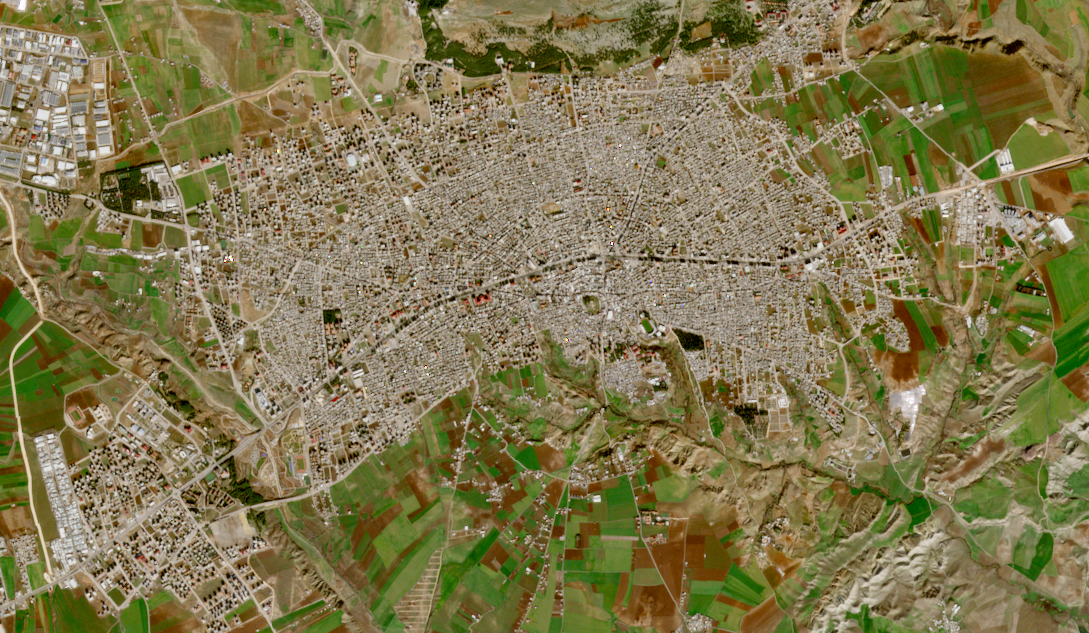
#> input picture Deneme/Image/before.png, 1089 x 633 px
$ python Deneme2.py
#> lines starting #> are read from the running program, lines starting #| are printed output that depends on the picture; after the words box and inside, x2 and y2 are one past the last pixel; in counts of white or black regions, pixels touching at a corner belong together
from PIL import Image, ImageChops

# İki görüntüyü yükle
img1 = Image.open('../Deneme/Image/before.png').convert('L')
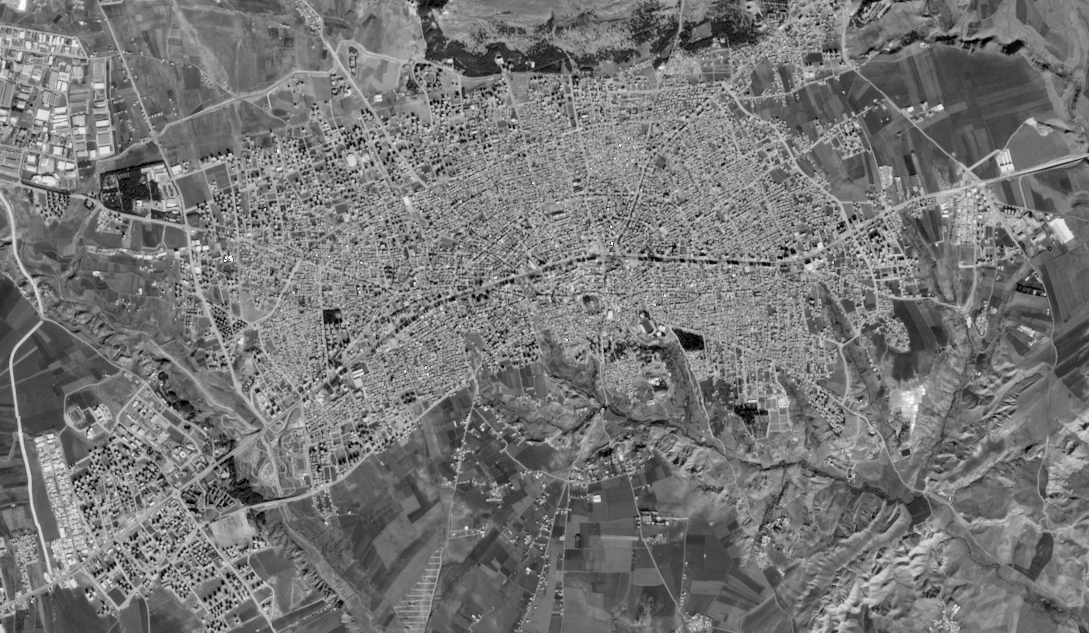
#> img1: PIL image 1089x633 L; min 0, max 253, mean 117.4
img2 = Image.open('../Deneme/Image/after.png').convert('L')
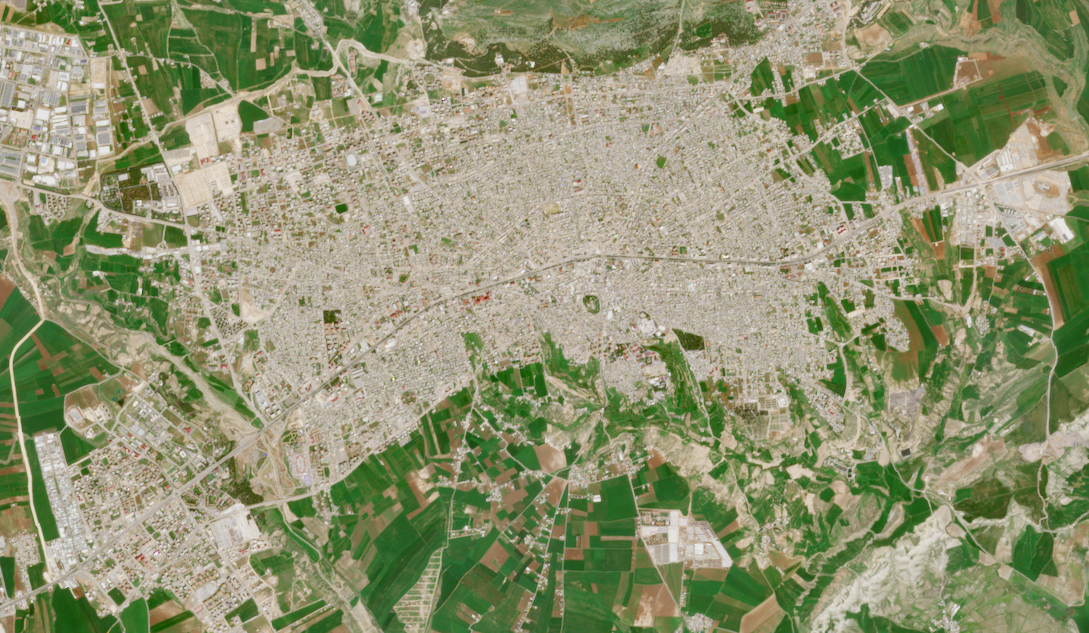
#> input picture Deneme/Image/after.png, 1089 x 633 px
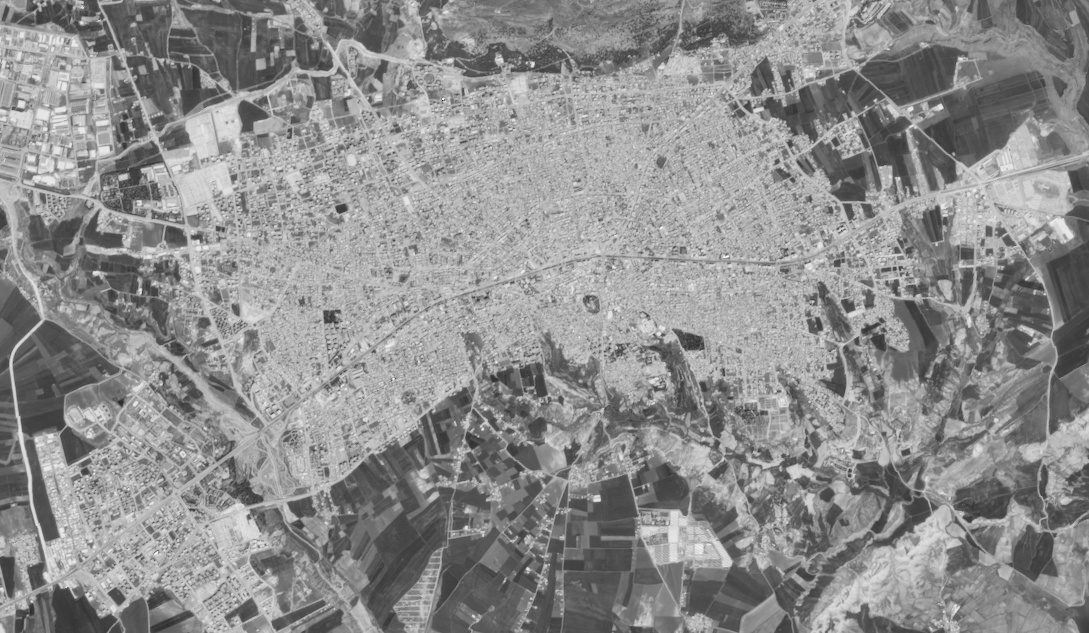
#> img2: PIL image 1089x633 L; min 37, max 252, mean 141.3

# Boyutları eşitle
img1 = img1.resize(img2.size)

# İki görüntü arasındaki farkı hesapla
diff = ImageChops.difference(img2, img1)
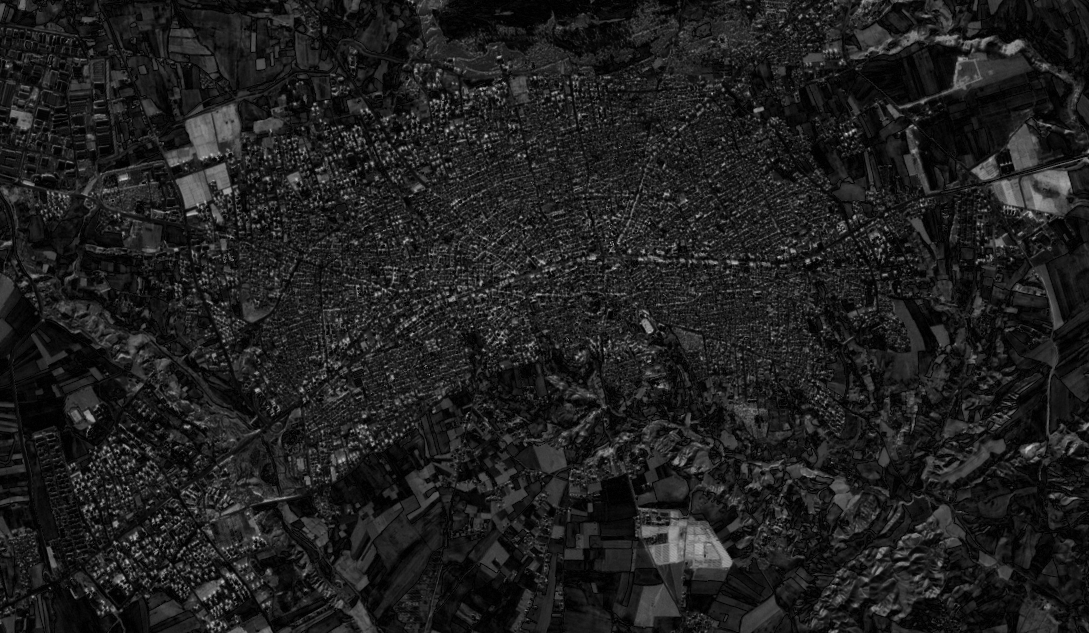
#> diff: PIL image 1089x633 L; min 0, max 196, mean 31.2

# Yoğunluk farkına göre sınıflandır
threshold_value = 100
classified = diff.point(lambda p: 255 if p > threshold_value else 0, '1')
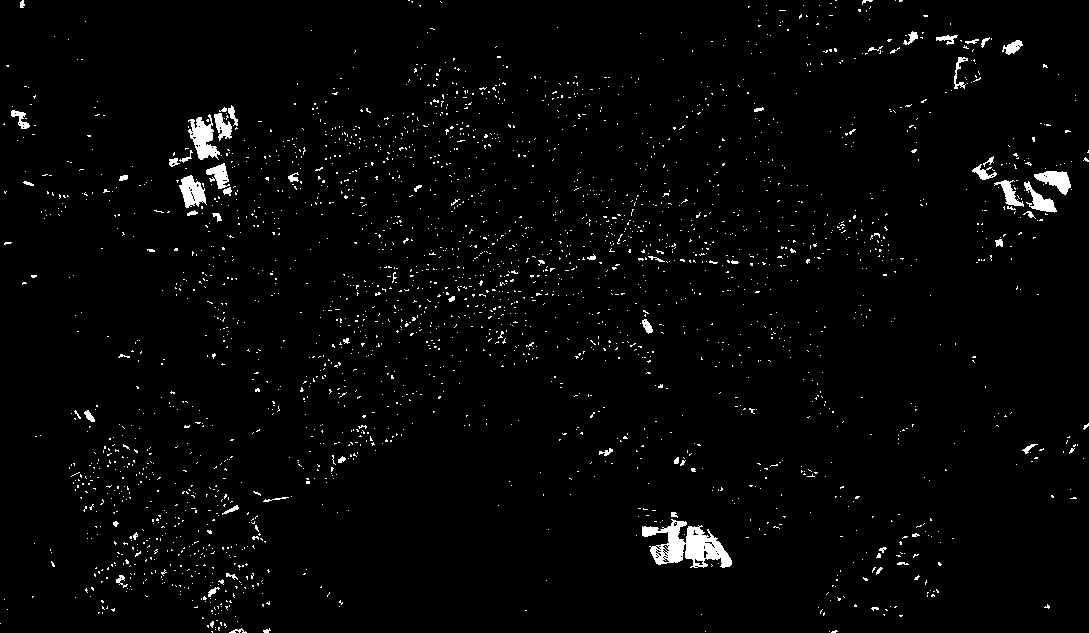
#> classified: PIL image 1089x633 1; 2.2% white; 2591 white regions (2526 under 20 px), largest, box (x1, y1, x2, y2) and area: (642, 519, 732, 568) 2147, (188, 114, 220, 160) 751, (179, 175, 207, 208) 547

# Sınıflandırılmış fark görüntüsünü görüntüle
classified.show()

classified.save("Output/deneme2_result2_s.png")
